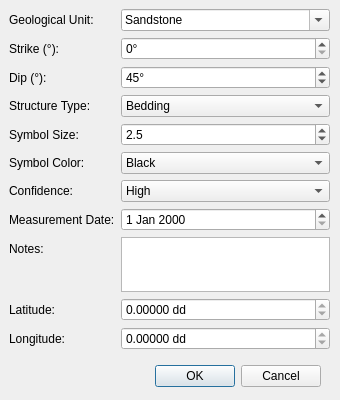
<?xml version="1.0" encoding="UTF-8"?>
<ui version="4.0">
 <class>StrikenDipDialogBase</class>
 <widget class="QDialog" name="StrikenDipDialogBase">
  <property name="geometry">
   <rect>
    <x>0</x>
    <y>0</y>
    <width>340</width>
    <height>400</height>
   </rect>
  </property>
  <property name="windowTitle">
   <string>Add Strike and Dip Measurement</string>
  </property>
  <widget class="QDialogButtonBox" name="button_box">
   <property name="geometry">
    <rect>
     <x>30</x>
     <y>360</y>
     <width>291</width>
     <height>32</height>
    </rect>
   </property>
   <property name="orientation">
    <enum>Qt::Horizontal</enum>
   </property>
   <property name="standardButtons">
    <set>QDialogButtonBox::Cancel|QDialogButtonBox::Ok</set>
   </property>
  </widget>
  <widget class="QWidget" name="formLayoutWidget">
   <property name="geometry">
    <rect>
     <x>9</x>
     <y>9</y>
     <width>321</width>
     <height>341</height>
    </rect>
   </property>
   <layout class="QFormLayout" name="lytForm">
    <item row="0" column="0">
     <widget class="QLabel" name="unitLabel">
      <property name="text">
       <string>Geological Unit:</string>
      </property>
     </widget>
    </item>
    <item row="0" column="1">
     <widget class="QComboBox" name="cmbUnit">
      <property name="editable">
       <bool>true</bool>
      </property>
      <item>
       <property name="text">
        <string>Sandstone</string>
       </property>
      </item>
      <item>
       <property name="text">
        <string>Limestone</string>
       </property>
      </item>
      <item>
       <property name="text">
        <string>Shale</string>
       </property>
      </item>
      <item>
       <property name="text">
        <string>Granite</string>
       </property>
      </item>
      <item>
       <property name="text">
        <string>Basalt</string>
       </property>
      </item>
     </widget>
    </item>
    <item row="1" column="0">
     <widget class="QLabel" name="strikeLabel">
      <property name="text">
       <string>Strike (°):</string>
      </property>
     </widget>
    </item>
    <item row="1" column="1">
     <widget class="QSpinBox" name="spbStrike">
      <property name="suffix">
       <string>°</string>
      </property>
      <property name="minimum">
       <number>0</number>
      </property>
      <property name="maximum">
       <number>360</number>
      </property>
      <property name="value">
       <number>0</number>
      </property>
     </widget>
    </item>
    <item row="2" column="0">
     <widget class="QLabel" name="dipLabel">
      <property name="text">
       <string>Dip (°):</string>
      </property>
     </widget>
    </item>
    <item row="2" column="1">
     <widget class="QSpinBox" name="spbDip">
      <property name="suffix">
       <string>°</string>
      </property>
      <property name="minimum">
       <number>0</number>
      </property>
      <property name="maximum">
       <number>90</number>
      </property>
      <property name="value">
       <number>45</number>
      </property>
     </widget>
    </item>
    <item row="3" column="0">
     <widget class="QLabel" name="structureTypeLabel">
      <property name="text">
       <string>Structure Type:</string>
      </property>
     </widget>
    </item>
    <item row="3" column="1">
     <widget class="QComboBox" name="cmbStructureType">
      <item>
       <property name="text">
        <string>Bedding</string>
       </property>
      </item>
      <item>
       <property name="text">
        <string>Foliation</string>
       </property>
      </item>
      <item>
       <property name="text">
        <string>Joint</string>
       </property>
      </item>
      <item>
       <property name="text">
        <string>Fault</string>
       </property>
      </item>
      <item>
       <property name="text">
        <string>Vein</string>
       </property>
      </item>
     </widget>
    </item>
    <item row="4" column="0">
     <widget class="QLabel" name="symbolSizeLabel">
      <property name="text">
       <string>Symbol Size:</string>
      </property>
     </widget>
    </item>
    <item row="4" column="1">
     <widget class="QDoubleSpinBox" name="spbSymbolSize">
      <property name="decimals">
       <number>1</number>
      </property>
      <property name="minimum">
       <double>0.500000000000000</double>
      </property>
      <property name="maximum">
       <double>10.000000000000000</double>
      </property>
      <property name="singleStep">
       <double>0.500000000000000</double>
      </property>
      <property name="value">
       <double>2.500000000000000</double>
      </property>
     </widget>
    </item>
    <item row="5" column="0">
     <widget class="QLabel" name="colorLabel">
      <property name="text">
       <string>Symbol Color:</string>
      </property>
     </widget>
    </item>
    <item row="5" column="1">
     <widget class="QComboBox" name="cmbColor">
      <item>
       <property name="text">
        <string>Black</string>
       </property>
      </item>
      <item>
       <property name="text">
        <string>Red</string>
       </property>
      </item>
      <item>
       <property name="text">
        <string>Blue</string>
       </property>
      </item>
      <item>
       <property name="text">
        <string>Green</string>
       </property>
      </item>
      <item>
       <property name="text">
        <string>Yellow</string>
       </property>
      </item>
     </widget>
    </item>
    <item row="6" column="0">
     <widget class="QLabel" name="confidenceLabel">
      <property name="text">
       <string>Confidence:</string>
      </property>
     </widget>
    </item>
    <item row="6" column="1">
     <widget class="QComboBox" name="cmbConfidence">
      <item>
       <property name="text">
        <string>High</string>
       </property>
      </item>
      <item>
       <property name="text">
        <string>Medium</string>
       </property>
      </item>
      <item>
       <property name="text">
        <string>Low</string>
       </property>
      </item>
     </widget>
    </item>
    <item row="7" column="0">
     <widget class="QLabel" name="dateLabel">
      <property name="text">
       <string>Measurement Date:</string>
      </property>
     </widget>
    </item>
    <item row="7" column="1">
     <widget class="QDateEdit" name="dteMeasurement"/>
    </item>
    <item row="8" column="0">
     <widget class="QLabel" name="notesLabel">
      <property name="text">
       <string>Notes:</string>
      </property>
     </widget>
    </item>
    <item row="8" column="1">
     <widget class="QPlainTextEdit" name="txtNotes">
      <property name="maximumSize">
       <size>
        <width>16777215</width>
        <height>80</height>
       </size>
      </property>
     </widget>
    </item>
    <item row="9" column="0">
     <widget class="QLabel" name="latitudeLabel">
      <property name="text">
       <string>Latitude:</string>
      </property>
     </widget>
    </item>
    <item row="9" column="1">
     <widget class="QDoubleSpinBox" name="spbLatitude">
      <property name="readOnly">
       <bool>true</bool>
      </property>
      <property name="suffix">
       <string> dd</string>
      </property>
      <property name="decimals">
       <number>5</number>
      </property>
      <property name="minimum">
       <double>-90.000000000000000</double>
      </property>
      <property name="maximum">
       <double>90.000000000000000</double>
      </property>
     </widget>
    </item>
    <item row="10" column="0">
     <widget class="QLabel" name="longitudeLabel">
      <property name="text">
       <string>Longitude:</string>
      </property>
     </widget>
    </item>
    <item row="10" column="1">
     <widget class="QDoubleSpinBox" name="spbLongitude">
      <property name="readOnly">
       <bool>true</bool>
      </property>
      <property name="suffix">
       <string> dd</string>
      </property>
      <property name="decimals">
       <number>5</number>
      </property>
      <property name="minimum">
       <double>-180.000000000000000</double>
      </property>
      <property name="maximum">
       <double>180.000000000000000</double>
      </property>
     </widget>
    </item>
   </layout>
  </widget>
 </widget>
 <resources/>
 <connections>
  <connection>
   <sender>button_box</sender>
   <signal>accepted()</signal>
   <receiver>StrikenDipDialogBase</receiver>
   <slot>accept()</slot>
   <hints>
    <hint type="sourcelabel">
     <x>20</x>
     <y>20</y>
    </hint>
    <hint type="destinationlabel">
     <x>20</x>
     <y>20</y>
    </hint>
   </hints>
  </connection>
  <connection>
   <sender>button_box</sender>
   <signal>rejected()</signal>
   <receiver>StrikenDipDialogBase</receiver>
   <slot>reject()</slot>
   <hints>
    <hint type="sourcelabel">
     <x>20</x>
     <y>20</y>
    </hint>
    <hint type="destinationlabel">
     <x>20</x>
     <y>20</y>
    </hint>
   </hints>
  </connection>
 </connections>
</ui>
